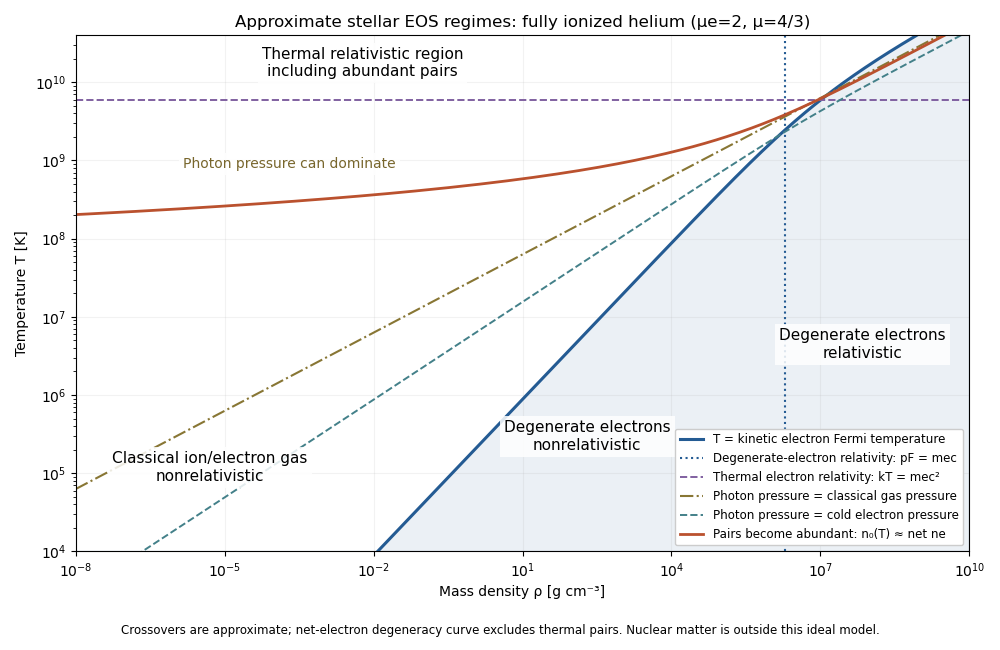

Generate this figure with Python:
"""Original stellar EOS sketch. Python3.14/matplotlib3.10.7/numpy2.3.5.
Publication basename paper-317-eos-regimes.py; PNG written only to CWD.
"""
from pathlib import Path
import numpy as np
import matplotlib
matplotlib.use('Agg')
import matplotlib.pyplot as plt
k=1.380649e-16
hbar=6.62607015e-27/(2*np.pi)
c=2.99792458e10
me=9.1093837139e-28
mu=1.66053906892e-24
mu_e=2.0
mu_mol=4/3
a=np.pi**2*k**4/(15*hbar**3*c**3)
rho_star=mu_e*mu/(3*np.pi**2)*(me*c/hbar)**3
T_star=me*c*c/k
rho=np.logspace(-8,10,600)
x=(rho/rho_star)**(1/3)
TF=T_star*x*x/(np.sqrt(1+x*x)+1)
Tgas=(3*k*rho/(a*mu_mol*mu))**(1/3)
# Direct cold-pressure quadrature, stable at small Fermi momentum.
pu,pw=np.polynomial.legendre.leggauss(128)
pu=(pu+1)/2;pw=pw/2
pressure=me**4*c**5/(3*np.pi**2*hbar**3)*x**5*np.sum(pw[None,:]*pu[None,:]**4/np.sqrt(1+x[:,None]**2*pu[None,:]**2),axis=1)
Tdeg=(3*pressure/a)**.25
T=np.logspace(8,10.6,240)
node,weight=np.polynomial.legendre.leggauss(256)
y=80*(node+1)
weight=80*weight
energy=np.sqrt(y[None,:]**2+(T_star/T[:,None])**2)
e=np.exp(-energy)
integral=np.sum(weight[None,:]*y[None,:]**2*e/(1+e),axis=1)
n0=(k*T/(hbar*c))**3*integral/np.pi**2
rhopair=mu_e*mu*n0
fig,ax=plt.subplots(figsize=(10,6.5),dpi=100,facecolor='white')
ax.set_xscale('log');ax.set_yscale('log')
ax.set_xlim(1e-8,1e10);ax.set_ylim(1e4,10**10.6)
ax.fill_between(rho,1e4,TF,color='#245b93',alpha=.09)
ax.plot(rho,TF,color='#245b93',lw=2.2,label='T = kinetic electron Fermi temperature')
ax.axvline(rho_star,color='#245b93',ls=':',lw=1.5,label='Degenerate-electron relativity: pF = mec')
ax.axhline(T_star,color='#8060a0',ls='--',lw=1.4,label='Thermal electron relativity: kT = mec²')
ax.plot(rho,Tgas,color='#887634',ls='-.',lw=1.5,label='Photon pressure = classical gas pressure')
ax.plot(rho,Tdeg,color='#438089',ls='--',lw=1.4,label='Photon pressure = cold electron pressure')
ax.plot(rhopair,T,color='#ba512e',lw=2,label='Pairs become abundant: n₀(T) ≈ net ne')
box={'facecolor':'white','edgecolor':'none','alpha':.85,'pad':3}
ax.text(2e2,2e5,'Degenerate electrons\nnonrelativistic',fontsize=11,ha='center',bbox=box)
ax.text(7e7,3e6,'Degenerate electrons\nrelativistic',fontsize=11,ha='center',bbox=box)
ax.text(5e-6,8e4,'Classical ion/electron gas\nnonrelativistic',fontsize=11,ha='center',bbox=box)
ax.text(6e-3,1.2e10,'Thermal relativistic region\nincluding abundant pairs',fontsize=11,ha='center',bbox=box)
ax.text(2e-4,8e8,'Photon pressure can dominate',fontsize=10,color='#78662c',ha='center',bbox=box)
ax.set_xlabel('Mass density ρ [g cm⁻³]');ax.set_ylabel('Temperature T [K]')
ax.set_title('Approximate stellar EOS regimes: fully ionized helium (μe=2, μ=4/3)')
ax.grid(which='major',alpha=.16)
ax.legend(loc='lower right',fontsize=8.5,framealpha=1)
fig.text(.5,.025,'Crossovers are approximate; net-electron degeneracy curve excludes thermal pairs. Nuclear matter is outside this ideal model.',ha='center',fontsize=8.5)
fig.tight_layout(rect=(0,.055,1,1))
fig.savefig(Path.cwd()/'paper-317-eos-regimes.png',facecolor='white',transparent=False)
plt.close(fig)
